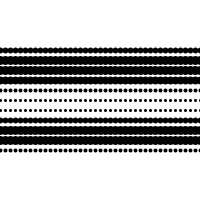
Frame 1 (no input)
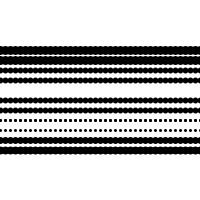
Frame 60 (the mouse pressed at the canvas centre just before this capture)
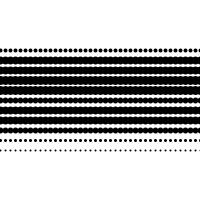
Frame 120 (the mouse held since frame 60 and released just before this capture)

The Processing sketch that drew these frames (run headless with seeded random() and noise(); from frame 60 on, the mouse is pressed at the canvas centre):

// Processing sketch: processing_56362
// ── processing_56362.pde

void setup() {
  size(200, 200);
}
void draw() {
  background(255);
  multipleLine();
}

int myLine(int y) {
  for (int x=200; x>=0; x=x-5) {
    point(x, y);
  }
  return int(random(10));
}

void multipleLine() {
  for (int y=50; y<=150; y=y+10) {
    strokeWeight(myLine(y));
    myLine(y);
  }
}
